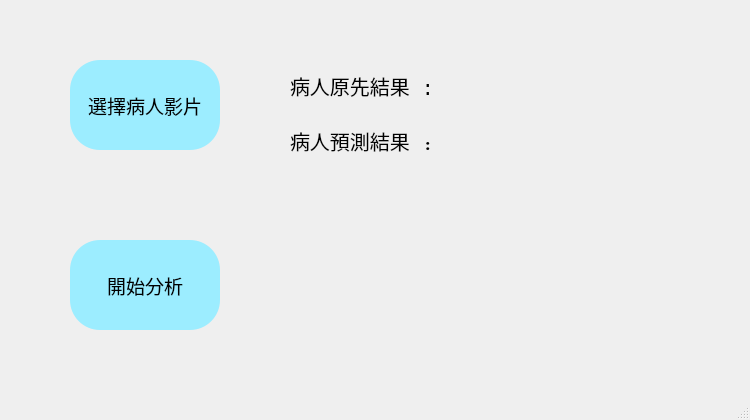
<?xml version="1.0" encoding="UTF-8"?>
<ui version="4.0">
 <class>MainWindow</class>
 <widget class="QMainWindow" name="MainWindow">
  <property name="geometry">
   <rect>
    <x>0</x>
    <y>0</y>
    <width>750</width>
    <height>420</height>
   </rect>
  </property>
  <property name="windowTitle">
   <string>MainWindow</string>
  </property>
  <widget class="QWidget" name="centralwidget">
   <widget class="QPushButton" name="Button_start_analyze">
    <property name="geometry">
     <rect>
      <x>70</x>
      <y>240</y>
      <width>150</width>
      <height>90</height>
     </rect>
    </property>
    <property name="font">
     <font>
      <family>微軟正黑體</family>
      <pointsize>14</pointsize>
      <weight>50</weight>
      <italic>false</italic>
      <bold>false</bold>
     </font>
    </property>
    <property name="cursor">
     <cursorShape>ArrowCursor</cursorShape>
    </property>
    <property name="mouseTracking">
     <bool>false</bool>
    </property>
    <property name="autoFillBackground">
     <bool>false</bool>
    </property>
    <property name="styleSheet">
     <string notr="true">QPushButton{
		border-radius: 30px;
		background-color: rgb(156, 237, 255);
		font:  14pt &quot;微軟正黑體&quot;; 
}

QPushButton:hover{
        border:2px solid;
		border-color:  rgb(227, 227, 227);
        background-color:rgb(85, 219, 255);
}</string>
    </property>
    <property name="text">
     <string>開始分析</string>
    </property>
   </widget>
   <widget class="QLabel" name="label_predict_CDR">
    <property name="geometry">
     <rect>
      <x>290</x>
      <y>110</y>
      <width>421</width>
      <height>61</height>
     </rect>
    </property>
    <property name="font">
     <font>
      <family>Courier</family>
      <pointsize>15</pointsize>
     </font>
    </property>
    <property name="text">
     <string>病人預測結果 : </string>
    </property>
   </widget>
   <widget class="QPushButton" name="Button_select_video">
    <property name="geometry">
     <rect>
      <x>70</x>
      <y>60</y>
      <width>150</width>
      <height>90</height>
     </rect>
    </property>
    <property name="font">
     <font>
      <family>微軟正黑體</family>
      <pointsize>14</pointsize>
      <weight>50</weight>
      <italic>false</italic>
      <bold>false</bold>
     </font>
    </property>
    <property name="autoFillBackground">
     <bool>false</bool>
    </property>
    <property name="styleSheet">
     <string notr="true">QPushButton{
		border-radius: 30px;
		background-color: rgb(156, 237, 255);
		font:  14pt &quot;微軟正黑體&quot;; 
}

QPushButton:hover{
        border:2px solid;
		border-color:  rgb(227, 227, 227);
        background-color:rgb(85, 219, 255);
}</string>
    </property>
    <property name="text">
     <string>選擇病人影片</string>
    </property>
   </widget>
   <widget class="QLabel" name="label_origin_CDR">
    <property name="geometry">
     <rect>
      <x>290</x>
      <y>60</y>
      <width>411</width>
      <height>51</height>
     </rect>
    </property>
    <property name="font">
     <font>
      <family>Courier New</family>
      <pointsize>15</pointsize>
     </font>
    </property>
    <property name="text">
     <string>病人原先結果 : </string>
    </property>
   </widget>
  </widget>
  <widget class="QStatusBar" name="statusbar"/>
 </widget>
 <resources/>
 <connections/>
</ui>
